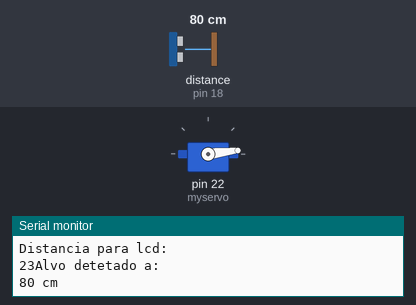
Recording of a sketch running on a simulated Arduino Mega 2560, built with avr-gcc and run on an emulated ATmega2560. Parts: servo, the last lines printed to the serial monitor. Wiring (inferred from the names in the program): ultrasonic range finder: trigger pin 19; echo pin 18. The inputs (shaded band) are chosen by the test bench; at power-on: distance to the obstacle (sensor on pin 18) 80 cm. The echo pulse lasts 58.3 µs per cm.

Above: at 1.2 s.
1.3 s: distance to the obstacle (sensor on pin 18) set to 2 cm
At 3.14 s:
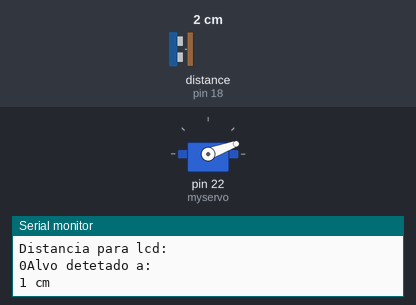
7.3 s: distance to the obstacle (sensor on pin 18) set to 60 cm
At 7.39 s:
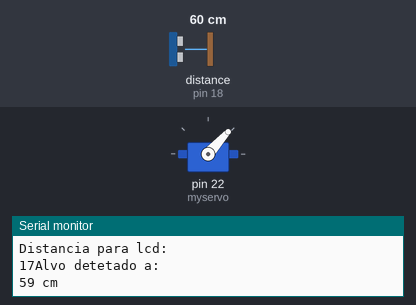
10.3 s: distance to the obstacle (sensor on pin 18) set to 4 cm
At 10.33 s:
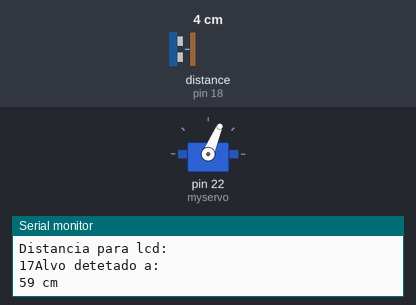
Timing chart, 0 to 25.3 s (numbered marks = the images above; inputs shaded):
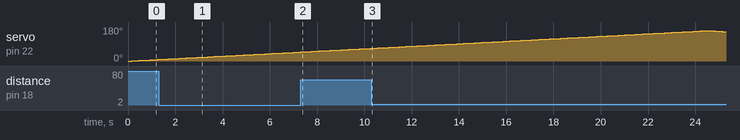

The sketch:

Ultra_som_e_servo.ino
```cpp
#define trigPin 19
#define echoPin 18
#include <Servo.h>

Servo myservo;  // create servo object to control a servo
// twelve servo objects can be created on most boards

int pos = 0;    // variable to store the servo position

void setup() {
           myservo.attach(22);  // attaches the servo on pin 9 to the servo object
        //a proa do navio serrá no angulo de motor 160/2=80
          // put your setup code here, to run once:
          Serial.begin (9600);
          pinMode(trigPin, OUTPUT);
          pinMode(echoPin, INPUT);
}

void loop() {
            // put your main code here, to run repeatedly:
          //myservo.write(82.5);
         // delay(100000);
          int anguloservo;
          int distancialcd;
          for (pos = 0; pos <= 160; pos += 1) { // goes from 0 degrees to 160 degrees
              // in steps of 1 degree
              myservo.write(pos);              // tell servo to go to position in variable 'pos'
              anguloservo= 7.5 + myservo.read(); // Soma se 7.5 para obter um circulo trigonomético com os angulos definidos como os conhecemos na matemática
              Serial.println("Angulo:");
              Serial.print(anguloservo);
          long duration, distance; //http://arduino.cc/en/Reference/Long
            digitalWrite(trigPin, LOW);  //seta o pino 12 com um pulso baixo "LOW" ou desligado ou ainda 0
            delayMicroseconds(2); // delay de 2 microssegundos

            digitalWrite(trigPin, HIGH); //seta o pino 12 com pulso alto "HIGH" ou ligado ou ainda 1
            delayMicroseconds(10);  //delay de 10 microssegundos
            digitalWrite(trigPin, LOW); //seta o pino 12 com pulso baixo novamente
            duration = pulseIn(echoPin, HIGH);  //pulseIn lê o tempo entre a chamada e o pino entrar em high
            //Esse calculo é baseado em s = v . t, lembrando que o tempo vem dobrado
            //porque é o tempo de ida e volta do ultrassom
            distance = (duration/2) / 29.1;
            if (distance >= 700 || distance <= 0){
               Serial.println("");
              Serial.println("Nada ao alcance!");

            }
            else {

              distancialcd = round(distance*119)/400;
               Serial.println("");
               Serial.println("Distancia para lcd:");
              Serial.print(distancialcd);
              Serial.println("Alvo detetado a:");
              Serial.print(distance);
              Serial.println(" cm");

            }
            delay(150);                       // waits 15ms for the servo to reach the position
  }

   for (pos = 160; pos >= 0; pos -= 1) { // goes from 160 degrees to 0 degrees
    myservo.write(pos);              // tell servo to go to position in variable 'pos'
    anguloservo= 7.5 + myservo.read(); // Soma se 7.5 para obter um circulo trigonomético com os angulos definidos como os conhecemos na matemática
              Serial.println("Angulo:");
              Serial.print(anguloservo);

    long duration, distance; //http://arduino.cc/en/Reference/Long
            digitalWrite(trigPin, LOW);  //seta o pino 12 com um pulso baixo "LOW" ou desligado ou ainda 0
            delayMicroseconds(2); // delay de 2 microssegundos

            digitalWrite(trigPin, HIGH); //seta o pino 12 com pulso alto "HIGH" ou ligado ou ainda 1
            delayMicroseconds(10);  //delay de 10 microssegundos
            digitalWrite(trigPin, LOW); //seta o pino 12 com pulso baixo novamente
            duration = pulseIn(echoPin, HIGH);  //pulseIn lê o tempo entre a chamada e o pino entrar em high
            //Esse calculo é baseado em s = v . t, lembrando que o tempo vem dobrado
            //porque é o tempo de ida e volta do ultrassom
            distance = (duration/2) / 29.1;
            if (distance >= 700 || distance <= 0){
              Serial.println("Nada ao alcance!");

            }
            else {
               distancialcd = round(distance*119)/400;
               Serial.println("");
               Serial.println("Distancia para lcd:");
              Serial.print(distancialcd);
              Serial.println("Alvo detetado a:");
              Serial.print(distance);
              Serial.println(" cm");
            }
             delay(150);                       // waits 15ms for the servo to reach the position
  }
}
```

Measured:
- by itself, servo on pin 22 (myservo): rises from 67° to 160° in 14.0 s, then falls to 155° in 0.91 s
